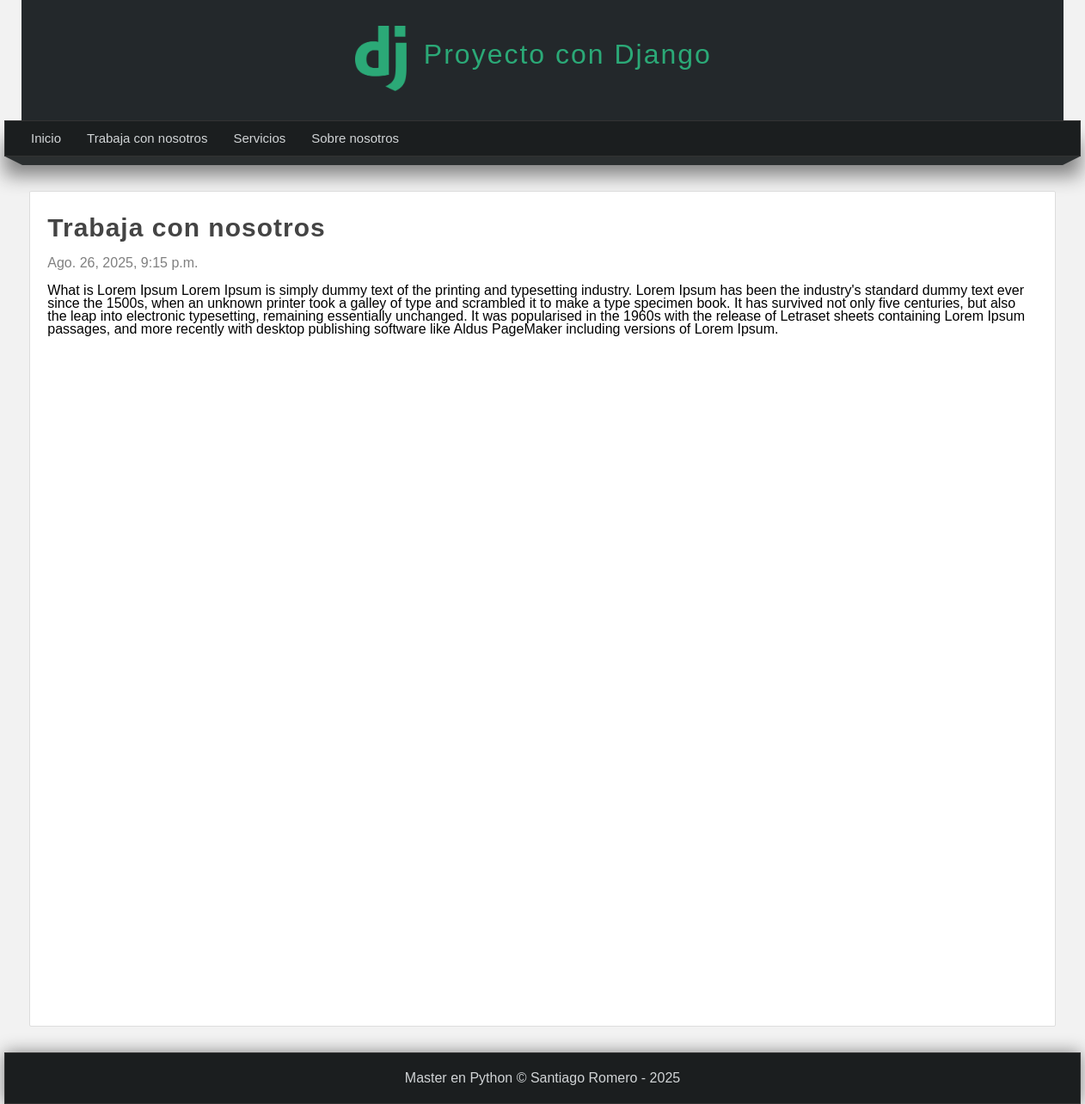
The app's page /pagina/trabaja-con-nosotros with its own data.
### Pages/models.py (models this page shows, shortened)
class Page(models.Model):
    title = models.CharField(max_length=200, verbose_name="Título")
    content = models.TextField(verbose_name="Contenido")
    slug = models.CharField(unique=True, max_length=250, verbose_name="URL amigable")
    visible = models.BooleanField(default=True, verbose_name="Publicado")
    created_at = models.DateTimeField(auto_now_add=True, verbose_name="Fecha de creación")
    updated_at = models.DateTimeField(auto_now=True, verbose_name="Fecha de edición")
    class Meta:
        verbose_name = "Página"
        verbose_name_plural = "Páginas"
        ordering = ['-created_at']

### Pages/views.py (the view)
# urls.py: path('pagina/<str:slug>', Pages.views.page, name='pagina'),
def page(request, slug):
    page = Page.objects.get(slug=slug)
    return render(request, 'pages/page.html', {
        'page': page
    })

### Pages/context_processors.py (called while the page is built)
def getPages(request):
    pages = Page.objects.filter(visible=True).values_list('id', 'title', 'slug')
    return { 'pages': pages }

### Pages/templates/pages/page.html (shortened to what this page needs)
{% extends 'Layouts/layout.html' %}
{% block content %}
    <h1 class="title">{{ page.title }}</h1>
    <span class="date">{{ page.created_at }}</span>
    <p class="content">
        {{ page.content }}
    </p>
{% endblock %}

### MainApp/templates/Layouts/layout.html (shortened to what this page needs)
{% load static %}
<!DOCTYPE html>
<html lang="es">
<head>
    <link rel = "stylesheet" type = "text/css" href = "{% static 'css/styles.css' %}"/>
</head>
<body>
     <header>
        <div id = "logotipo">
             <img src = "{% static 'imagenes/logo.png' %}"/>
             <h1>Proyecto con Django</h1>
        </div>
     </header>
    <nav>
        <ul>
            <li><a href="{% url 'index' %}">Inicio</a></li>
            {% for page in pages %}
                <li><a href="{% url 'pagina' page.2 %}">{{ page.1 }}</a></li>
            {% endfor %}
        </ul>
    </nav>
    <div class = "bar">
        <span class = "left-corner"></span>
        <span class = "stuffed"></span>
        <span class = "right-corner"></span>
    </div>
    <div id = "content">
        <div class = "box">
            {% block content %}{% endblock %}
        </div>
    </div>
    <footer>
        Master en Python &copy; Santiago Romero - {% now "Y" %}
    </footer>
</body>
</html>

### MainApp/static/css/styles.css (style rules this page uses)
* { margin: 0px; padding: 0px; font-family: sans-serif, Arial, Helvetica; text-decoration: none; }
body { background-color: #f2f2f2; }
header { width: 1212px; height: 140px; background-color: #23282B; margin: 0 auto; }
#logotipo { width: 36%; height: 130px; margin: 0 auto; padding-top: 10px; }
#logotipo img { display: block; width: 60px; float: left; margin-top: 20px; }
#logotipo h1 { display: block; letter-spacing: 2px; float: left; margin-top: 35px; margin-left: 20px; font-weight: lighter; color: #2ba977; }
nav { width: 1250px; height: 40px; background-color: #1b1e1f; border: 1px solid #333333; margin: 0 auto; box-shadow: 0px 22px 22px gray; font-size: 15px; }
nav ul { list-style: none; text-decoration: none; padding-left: 15px; }
nav ul li { line-height: 40px; float: left; }
nav ul li a { display: block; padding: 0 15px 0 15px; color: #d1d4d6; }
.bar { width: 1250px; margin: 0 auto; }
.left-corner { display: block; border-left: 20px solid transparent; border-top: 10px solid #2b2f30; float: left; }
.right-corner { display: block; border-right: 20px solid transparent; border-top: 10px solid #2b2f30; float: right; }
.stuffed { display: block; width: 1210px; background: #2b2f30; height: 10px; float: left; }
#content { width: 1212px; min-height: 930px; margin: 0 auto; margin-bottom: 30px; margin-top: 40px; }
.box { background: white; width: 95%; min-height: 930px; padding: 20px; border: 1px solid #ddd; margin: 0 auto; border-radius: 2px; }
.box p, .box h1, .box h2, .box h3, .box ul { margin-top: 5px; margin-bottom: 5px; }
.title { color: #444; letter-spacing: 1px; font-size: 30px; margin-bottom: 10px; margin-top: 5px; }
.date { display: block; margin-top: 15px; margin-bottom: 15px; color: gray; }
.content { line-height: 15px; }
footer { width: 1250px; background-color: #1b1e1f; border: 1px solid #333; color: #d1d4d6; text-align: center; padding-top: 20px; padding-bottom: 20px; box-shadow: 0px 0px 20px gray; margin: 0 auto; }

### records on screen
Page: title "Trabaja con nosotros", created_at "Ago. 26, 2025, 9:15 p.m.", content "What is Lorem Ipsum Lorem Ipsum is simply dummy text of the printing and typesetting industry. Lorem Ipsum has been the industry's standard dummy text ever since the 1500s, when an unknown printer took a galley of type and scrambled it to make a type specimen book. It has survived not only five centuries, but also the leap into electronic typesetting, remaining essentially unchanged. It was popularised in the 1960s with the release of Letraset sheets containing Lorem Ipsum passages, and more recently with desktop publishing software like Aldus PageMaker including versions of Lorem Ipsum."
Page: title "Servicios"
Page: title "Sobre nosotros"
